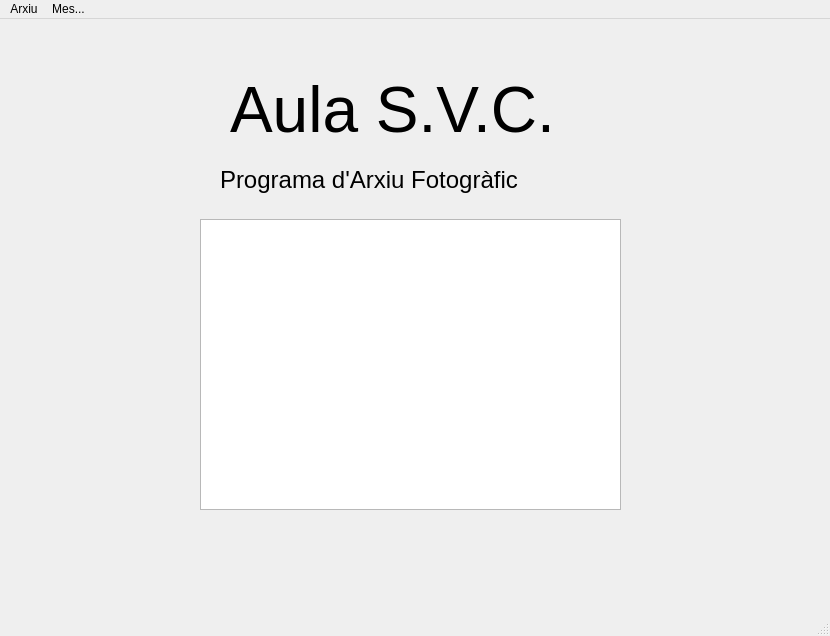
<?xml version="1.0" encoding="UTF-8"?>
<ui version="4.0">
 <class>MainWindow</class>
 <widget class="QMainWindow" name="MainWindow">
  <property name="geometry">
   <rect>
    <x>0</x>
    <y>0</y>
    <width>830</width>
    <height>636</height>
   </rect>
  </property>
  <property name="windowTitle">
   <string>MainWindow</string>
  </property>
  <widget class="QWidget" name="centralwidget">
   <widget class="QLabel" name="Titol">
    <property name="geometry">
     <rect>
      <x>230</x>
      <y>40</y>
      <width>361</width>
      <height>101</height>
     </rect>
    </property>
    <property name="font">
     <font>
      <pointsize>48</pointsize>
     </font>
    </property>
    <property name="text">
     <string>Aula S.V.C.</string>
    </property>
    <property name="indent">
     <number>-1</number>
    </property>
   </widget>
   <widget class="QLabel" name="label">
    <property name="geometry">
     <rect>
      <x>220</x>
      <y>140</y>
      <width>381</width>
      <height>41</height>
     </rect>
    </property>
    <property name="font">
     <font>
      <pointsize>18</pointsize>
     </font>
    </property>
    <property name="text">
     <string>Programa d'Arxiu Fotogràfic</string>
    </property>
   </widget>
   <widget class="QGraphicsView" name="graphicsView">
    <property name="geometry">
     <rect>
      <x>200</x>
      <y>200</y>
      <width>421</width>
      <height>291</height>
     </rect>
    </property>
   </widget>
  </widget>
  <widget class="QMenuBar" name="menubar">
   <property name="geometry">
    <rect>
     <x>0</x>
     <y>0</y>
     <width>830</width>
     <height>26</height>
    </rect>
   </property>
   <widget class="QMenu" name="menuArxiu">
    <property name="title">
     <string>Arxiu</string>
    </property>
    <addaction name="actionNova_Imatge"/>
    <addaction name="actionCerca_Imatge"/>
   </widget>
   <widget class="QMenu" name="menuSobre_QtPhotoArxiver">
    <property name="title">
     <string>Mes...</string>
    </property>
    <addaction name="actionQui_som"/>
   </widget>
   <addaction name="menuArxiu"/>
   <addaction name="menuSobre_QtPhotoArxiver"/>
  </widget>
  <widget class="QStatusBar" name="statusbar"/>
  <action name="actionNova_Imatge">
   <property name="text">
    <string>Nova Imatge</string>
   </property>
  </action>
  <action name="actionCerca_Imatge">
   <property name="text">
    <string>Cerca Imatge</string>
   </property>
  </action>
  <action name="actionQui_som">
   <property name="text">
    <string>Guia d'ús</string>
   </property>
  </action>
 </widget>
 <resources/>
 <connections/>
</ui>
